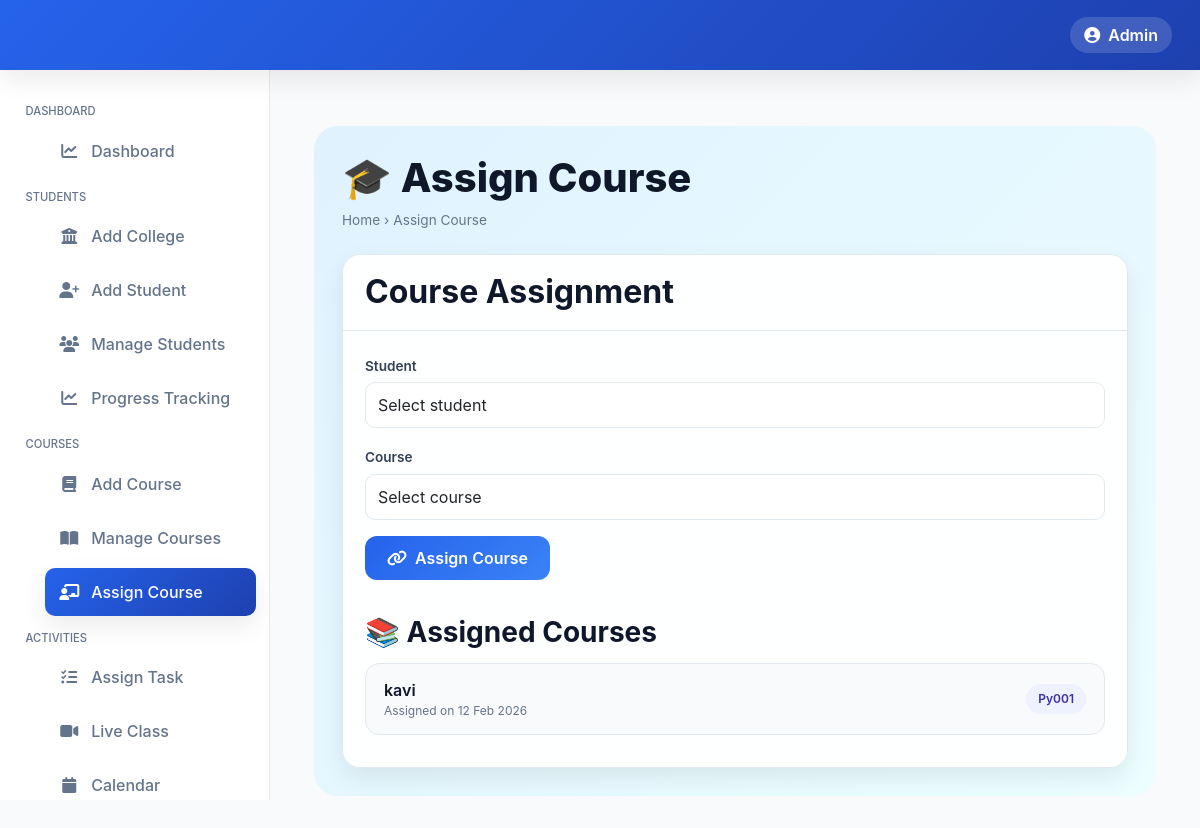
/admin_panel/assign-course/ (signed in), run on the app's committed database.
### admin_panel/models.py (models this page shows, shortened)
class CourseAssignment(models.Model):
    student = models.ForeignKey(Student, on_delete=models.CASCADE)
    course = models.ForeignKey(Course, on_delete=models.CASCADE)
    date_assigned = models.DateField(auto_now_add=True)
    status = models.CharField(max_length=10, default="assigned")
    class Meta:
        unique_together = ("student", "course")

class Student(models.Model):
    name = models.CharField(max_length=100)
    email = models.EmailField(unique=True)
    roll = models.CharField(max_length=20, unique=True, db_index=True)
    phone = models.CharField(max_length=15, blank=True)
    address = models.TextField(blank=True)
    college = models.ForeignKey(College, on_delete=models.CASCADE, related_name="students")
    mode = models.CharField(
        max_length=10,
        choices=[("online", "Online"), ("offline", "Offline")],
        default="offline",
    )
    status = models.CharField(max_length=10, default="active")

class Course(models.Model):
    name = models.CharField(max_length=100)
    code = models.CharField(max_length=20, unique=True, db_index=True)
    description = models.TextField(blank=True)
    thumbnail = models.ImageField(upload_to="course_thumbnails/", blank=True, null=True)

### admin_panel/views.py (the view)
    def wrapper(request, *args, **kwargs):
        if not request.session.get("admin_logged_in"):
            return redirect("admin_login")
        return view_func(request, *args, **kwargs)

### admin_panel/views.py (called while the page is built, shortened)
def admin_required(view_func):
    def wrapper(request, *args, **kwargs):
        if not request.session.get("admin_logged_in"):
            return redirect("admin_login")
        return view_func(request, *args, **kwargs)
    return wrapper

@admin_required
def assign_course_view(request):
    context = {
        "students": Student.objects.filter(status="active"),
        "courses": Course.objects.all(),
        "assignments": CourseAssignment.objects.select_related("student", "course").order_by("-date_assigned")[:10],
    }
    return render(request, "admin_panel/partials/assign_course.html", context)

### admin_panel/templates/admin_panel/partials/assign_course.html (shortened to what this page needs)
{% extends "admin_panel/base.html" %}
{% load static %}
{% block container %}
<div class="container my-4">
  <div class="assign-course-wrapper">
    <div class="page-header">
      <h1>🎓 Assign Course</h1>
      <div class="breadcrumb">
        Home <span class="mx-1">›</span> Assign Course
      </div>
    </div>
    <div class="course-card">
      <div class="course-card-header">
        <h2>Course Assignment</h2>
      </div>
      <div class="course-card-body">
        <form method="post" action="{% url 'assign_course' %}">
          <div class="form-group">
            <label>Student</label>
            <select name="student_id" class="form-control" required>
              <option value="">Select student</option>
            </select>
          </div>
          <div class="form-group">
            <label>Course</label>
            <select name="course_id" class="form-control" required>
              <option value="">Select course</option>
            </select>
          </div>
          <button type="submit" class="btn btn-primary">
            <i class="fas fa-link me-1"></i> Assign Course
          </button>
        </form>
        <div class="assigned-list">
          <h3>📚 Assigned Courses</h3>
          {% for assignment in assignments %}
          <div class="assignment-item">
            <div class="assignment-left">
              <span class="assignment-student">{{ assignment.student.name }}</span>
              <span class="assignment-date">
                Assigned on {{ assignment.date_assigned|date:"d M Y" }}
              </span>
            </div>
            <span class="course-badge">
              {{ assignment.course.code }}
            </span>
          </div>
          {% empty %}
          <div class="empty-text">No course assignments yet.</div>
          {% endfor %}
        </div>
      </div>
    </div>
  </div>
</div>
{% endblock %}

### admin_panel/templates/admin_panel/base.html (style rules this page uses)
:root { --primary:#2563eb; --primary-dark:#1e40af; --bg:#f8fafc; --card:#ffffff; --text:#0f172a; --muted:#64748b; --border:#e2e8f0; --sidebar:#ffffff; --shadow:0 10px 25px rgba(0,0,0,.08); }
* { margin:0;padding:0;box-sizing:border-box }
body { font-family:Inter,system-ui,sans-serif; background:var(--bg); color:var(--text); min-height:100vh; }

### admin_panel/templates/admin_panel/partials/assign_course.html (style rules this page uses)
:root { --primary: #2563eb; --secondary: #64748b; --bg: #f8fafc; --card: #ffffff; --border: #e2e8f0; --shadow: 0 10px 25px rgba(0,0,0,0.08); }
.assign-course-wrapper { background: linear-gradient(135deg, #e0f2fe, #ecfeff); padding: 28px; border-radius: 24px; }
.page-header { margin-bottom: 24px; }
.page-header h1 { font-weight: 800; color: #0f172a; }
.breadcrumb { font-size: 0.85rem; color: #64748b; }
.course-card { background: rgba(255,255,255,0.95); backdrop-filter: blur(14px); border-radius: 18px; box-shadow: var(--shadow); border: 1px solid var(--border); }
.course-card-header { padding: 18px 22px; border-bottom: 1px solid var(--border); }
.course-card-header h2 { margin: 0; font-weight: 700; }
.course-card-body { padding: 22px; }
.form-group { margin-bottom: 16px; }
.form-group label { font-size: 0.85rem; font-weight: 600; color: #334155; margin-bottom: 6px; }
.form-control { border-radius: 10px; padding: 10px 12px; border: 1px solid var(--border); }
.btn-primary { background: linear-gradient(135deg, #2563eb, #3b82f6); border: none; padding: 10px 22px; border-radius: 12px; font-weight: 600; }
.assigned-list { margin-top: 36px; }
.assigned-list h3 { font-weight: 700; margin-bottom: 14px; }
.assignment-item { background: #f8fafc; border: 1px solid var(--border); padding: 14px 18px; border-radius: 14px; display: flex; justify-content: space-between; align-items: center; margin-bottom: 10px; }
.assignment-left { display: flex; flex-direction: column; }
.assignment-student { font-weight: 600; }
.assignment-date { font-size: 0.75rem; color: #64748b; }
.course-badge { background: #eef2ff; color: #3730a3; padding: 6px 12px; border-radius: 999px; font-size: 0.75rem; font-weight: 600; }

### data on the page
CourseAssignment: student.name "kavi", date_assigned "12 Feb 2026", course.code "Py001"
